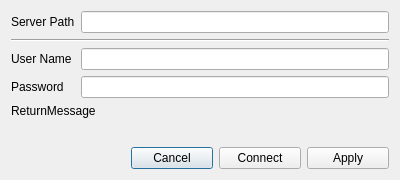
<?xml version="1.0" encoding="UTF-8"?>
<ui version="4.0">
 <class>QDialogAuth</class>
 <widget class="QDialog" name="QDialogAuth">
  <property name="windowModality">
   <enum>Qt::ApplicationModal</enum>
  </property>
  <property name="enabled">
   <bool>true</bool>
  </property>
  <property name="geometry">
   <rect>
    <x>0</x>
    <y>0</y>
    <width>400</width>
    <height>180</height>
   </rect>
  </property>
  <property name="minimumSize">
   <size>
    <width>0</width>
    <height>180</height>
   </size>
  </property>
  <property name="windowTitle">
   <string>Database Authentication</string>
  </property>
  <property name="modal">
   <bool>false</bool>
  </property>
  <layout class="QGridLayout" name="gridLayout">
   <item row="1" column="1">
    <widget class="QPushButton" name="buttonCancel">
     <property name="minimumSize">
      <size>
       <width>82</width>
       <height>0</height>
      </size>
     </property>
     <property name="text">
      <string>Cancel</string>
     </property>
    </widget>
   </item>
   <item row="1" column="0">
    <spacer name="horizontalSpacer">
     <property name="orientation">
      <enum>Qt::Horizontal</enum>
     </property>
     <property name="sizeHint" stdset="0">
      <size>
       <width>40</width>
       <height>20</height>
      </size>
     </property>
    </spacer>
   </item>
   <item row="0" column="0" colspan="4">
    <layout class="QFormLayout" name="formLayout">
     <item row="0" column="0">
      <widget class="QLabel" name="labServerPath">
       <property name="text">
        <string>Server Path</string>
       </property>
      </widget>
     </item>
     <item row="0" column="1">
      <widget class="QLineEdit" name="lEditServerPath"/>
     </item>
     <item row="1" column="0" colspan="2">
      <widget class="Line" name="line">
       <property name="orientation">
        <enum>Qt::Horizontal</enum>
       </property>
      </widget>
     </item>
     <item row="2" column="0">
      <widget class="QLabel" name="labUserName">
       <property name="text">
        <string>User Name</string>
       </property>
      </widget>
     </item>
     <item row="2" column="1">
      <widget class="QLineEdit" name="lEditUserName"/>
     </item>
     <item row="3" column="0">
      <widget class="QLabel" name="labPassword">
       <property name="text">
        <string>Password</string>
       </property>
      </widget>
     </item>
     <item row="3" column="1">
      <widget class="QLineEdit" name="lEditPassword"/>
     </item>
     <item row="4" column="0" colspan="2">
      <widget class="QLabel" name="labReturnMessage">
       <property name="text">
        <string>ReturnMessage</string>
       </property>
      </widget>
     </item>
    </layout>
   </item>
   <item row="1" column="3">
    <widget class="QPushButton" name="buttonApply">
     <property name="minimumSize">
      <size>
       <width>82</width>
       <height>0</height>
      </size>
     </property>
     <property name="text">
      <string>Apply</string>
     </property>
    </widget>
   </item>
   <item row="1" column="2">
    <widget class="QPushButton" name="buttonConnect">
     <property name="minimumSize">
      <size>
       <width>82</width>
       <height>0</height>
      </size>
     </property>
     <property name="text">
      <string>Connect</string>
     </property>
    </widget>
   </item>
  </layout>
 </widget>
 <resources/>
 <connections/>
</ui>
